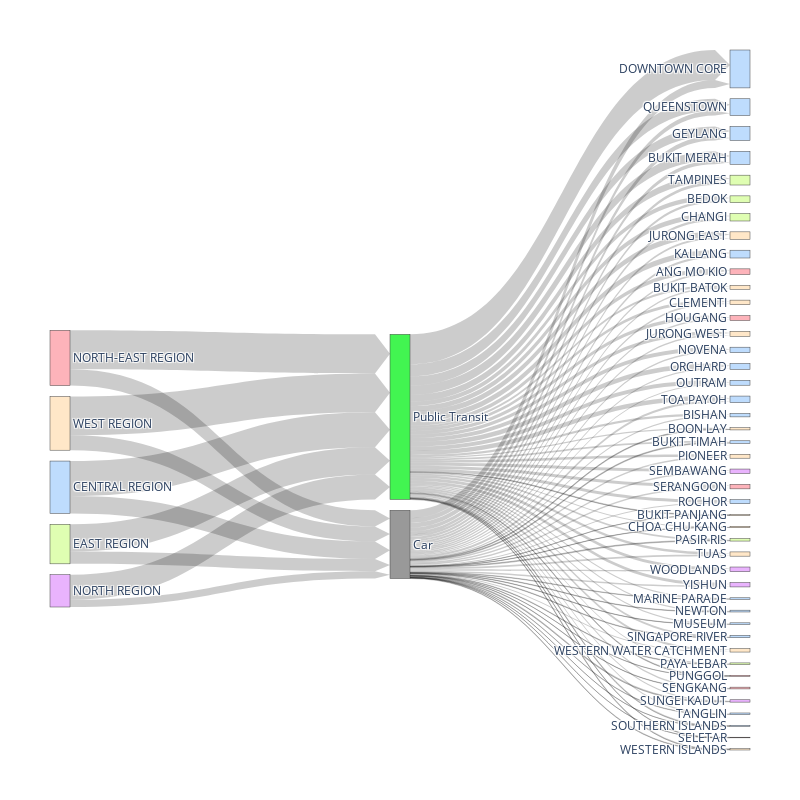

Write notebook code for a chart like this one.
### Code cell
import plotly.graph_objects as go

def travelSankey(spatialTravelPatterns,planningArea,height=600, width=800, save_fp=None):
    """   
    Args:
        spatialTravelPatternns (pd.DataFrame): df that shows the mode of transport from region to planning area
        planningArea (gpd.GeoDataFrame): df that shows that planning area and corresponding region
        height (float): in px
        width (float): in px
        save_fp (str): filepath to save to
    """
    # filter other columns in spatial travel patterns e.g. work from home
    spatialTravelPatterns = spatialTravelPatterns[spatialTravelPatterns['end_PLN_AREA_N'].isin(planningArea['PLN_AREA_N'].to_list())]
    melt_df = spatialTravelPatterns[['end_PLN_AREA_N','start_REGION_N','Combinations of MRT/LRT or Public Bus','Car/Taxi/Private Hire Car Only']].rename(columns={'Combinations of MRT/LRT or Public Bus':'Public Transit','Car/Taxi/Private Hire Car Only':'Car'}).melt(id_vars=['end_PLN_AREA_N','start_REGION_N'],var_name="Transport Mode",value_name="Volume")
    # map colours to region
    colors = {'EAST REGION':"#dffeb2","WEST REGION": "#ffe7c8","CENTRAL REGION":"#bedcfd",
                    'NORTH REGION':"#e9b3fd",'NORTH-EAST REGION':"#fdb3ba",
                    }
    # map colours of region and plan area to colors of region
    planningArea['colors'] = planningArea['REGION_N'].apply(lambda x: colors[x])
    # assign different colours for 
    categories = ['start_REGION_N','Transport Mode', 'end_PLN_AREA_N']
    # Sankey will flow from start region to transport, then flow from transport to plan area
    newDf = pd.DataFrame()
    for i in range(len(categories)-1):
        tempDf = melt_df[[categories[i],categories[i+1],'Volume']]
        tempDf.columns = ['source','target','count']
        newDf = pd.concat([newDf,tempDf])    
    newDf = newDf.groupby(['source','target']).agg({'count':'sum'}).reset_index()
    # sort by count
    # newDf = newDf.sort_values(by=['count','source','target'],ascending=False)
    color_mappings = dict()
    for entry in planningArea[['PLN_AREA_N','REGION_N','colors']].to_dict(orient='records'): # returns a list of dict
        color_mappings[entry['PLN_AREA_N']] = entry['colors']
        color_mappings[entry['REGION_N']] = entry['colors']
    color_mappings['Public Transit'] = "#42f551"
    color_mappings['Car'] = "#999999"

    label_list = list(np.unique(melt_df[categories].values))
    color_list = [color_mappings[l] for l in label_list]
    # elements of source and target are the indexes of label_list
    source = newDf['source'].apply(lambda x: label_list.index(x))
    target = newDf['target'].apply(lambda x: label_list.index(x))
    count = newDf['count']
    # plot sankey
    fig = go.Figure(data=[go.Sankey(
        node = {"label": label_list, "color": color_list},
        link = {"source": source, "target": target, "value": count,"arrowlen":15}
        )])
    fig.update_layout(autosize=False,
        width=width, height=height,
        margin=dict(l = 50, r = 50, b= 50, t = 50, pad = 2))
    if save_fp is not None:
        fig.write_image(save_fp)
    else:
        fig.show()
    
    return 

save_dir = r"data\floodRouting"
save_fp = os.path.join(save_dir,"spatialTravelPatterns_sankey.png")
travelSankey(spatialTravelPatterns,planningArea_shp, 
             width=800,height=800,
             save_fp=None)

### Figure 1 — Plotly figure (JSON) as saved in the notebook; plotly's stock layout.template omitted (floating-point values rounded to 4 significant figures)
{"data": [{"link": {"arrowlen": 15, "source": [8, 8, 12, 12, 12, 12, 12, 12, 12, 12, 12, 12, 12, 12, 12, 12, 12, 12, 12, 12, 12, 12, 12, 12, 12, 12, 12, 12, 12, 12, 12, 12, 12, 12, 12, 12, 12, 12, 12, 12, 12, 12, 12, 12, 12, 12, 14, 14, 23, 23, 24, 24, 32, 32, 32, 32, 32, 32, 32, 32, 32, 32, 32, 32, 32, 32, 32, 32, 32, 32, 32, 32, 32, 32, 32, 32, 32, 32, 32, 32, 32, 32, 32, 32, 32, 32, 32, 32, 32, 32, 32, 32, 32, 32, 32, 32, 46, 46], "target": [12, 32, 0, 1, 2, 3, 4, 5, 6, 7, 9, 10, 11, 13, 15, 16, 17, 18, 19, 20, 21, 22, 25, 26, 27, 28, 29, 30, 31, 33, 34, 35, 36, 37, 38, 39, 40, 41, 42, 43, 44, 45, 47, 48, 49, 50, 12, 32, 12, 32, 12, 32, 0, 1, 2, 3, 4, 5, 6, 7, 9, 10, 11, 13, 15, 16, 17, 18, 19, 20, 21, 22, 25, 26, 27, 28, 29, 30, 31, 33, 34, 35, 36, 37, 38, 39, 40, 41, 42, 43, 44, 45, 47, 48, 49, 50, 12, 32], "value": [124300.0, 251200.0, 13340.0, 16660.0, 8050.0, 5875.0, 11110.0, 27390.0, 1636.0, 6422.0, 18610.0, 2088.0, 11730.0, 56420.0, 34200.0, 11120.0, 15900.0, 11320.0, 15650.0, 3076.0, 2422.0, 3374.0, 10180.0, 8746.0, 7530.0, 5932.0, 4156.0, 10980.0, 1454.0, 33970.0, 7675.0, 1593.0, 10500.0, 2770.0, 10800.0, 3923.0, 973.0, 6969.0, 21150.0, 3000.0, 15300.0, 12570.0, 4188.0, 7682.0, 10690.0, 9902.0, 88220.0, 195400.0, 52340.0, 179400.0, 116700.0, 280300.0, 27500.0, 32320.0, 16240.0, 9769.0, 16630.0, 65660.0, 4825.0, 12560.0, 34750.0, 7259.0, 21040.0, 215300.0, 66950.0, 24260.0, 37940.0, 24580.0, 40250.0, 7930.0, 9463.0, 9552.0, 29130.0, 33590.0, 27830.0, 12510.0, 7297.0, 17200.0, 5315.0, 86320.0, 21150.0, 2778.0, 21090.0, 9824.0, 21790.0, 13180.0, 6275.0, 9973.0, 49400.0, 7884.0, 31860.0, 17860.0, 5298.0, 17260.0, 22630.0, 21800.0, 107500.0, 277800.0]}, "node": {"color": ["#fdb3ba", "#dffeb2", "#bedcfd", "#ffe7c8", "#ffe7c8", "#bedcfd", "#ffe7c8", "#bedcfd", "#bedcfd", "#dffeb2", "#ffe7c8", "#ffe7c8", "#999999", "#bedcfd", "#dffeb2", "#bedcfd", "#fdb3ba", "#ffe7c8", "#ffe7c8", "#bedcfd", "#bedcfd", "#bedcfd", "#bedcfd", "#e9b3fd", "#fdb3ba", "#bedcfd", "#bedcfd", "#bedcfd", "#dffeb2", "#dffeb2", "#ffe7c8", "#fdb3ba", "#42f551", "#bedcfd", "#bedcfd", "#fdb3ba", "#e9b3fd", "#fdb3ba", "#fdb3ba", "#bedcfd", "#bedcfd", "#e9b3fd", "#dffeb2", "#bedcfd", "#bedcfd", "#ffe7c8", "#ffe7c8", "#ffe7c8", "#ffe7c8", "#e9b3fd", "#e9b3fd"], "label": ["ANG MO KIO", "BEDOK", "BISHAN", "BOON LAY", "BUKIT BATOK", "BUKIT MERAH", "BUKIT PANJANG", "BUKIT TIMAH", "CENTRAL REGION", "CHANGI", "CHOA CHU KANG", "CLEMENTI", "Car", "DOWNTOWN CORE", "EAST REGION", "GEYLANG", "HOUGANG", "JURONG EAST", "JURONG WEST", "KALLANG", "MARINE PARADE", "MUSEUM", "NEWTON", "NORTH REGION", "NORTH-EAST REGION", "NOVENA", "ORCHARD", "OUTRAM", "PASIR RIS", "PAYA LEBAR", "PIONEER", "PUNGGOL", "Public Transit", "QUEENSTOWN", "ROCHOR", "SELETAR", "SEMBAWANG", "SENGKANG", "SERANGOON", "SINGAPORE RIVER", "SOUTHERN ISLANDS", "SUNGEI KADUT", "TAMPINES", "TANGLIN", "TOA PAYOH", "TUAS", "WEST REGION", "WESTERN ISLANDS", "WESTERN WATER CATCHMENT", "WOODLANDS", "YISHUN"]}, "type": "sankey"}], "layout": {"autosize": false, "height": 800, "margin": {"b": 50, "l": 50, "pad": 2, "r": 50, "t": 50}, "width": 800}}
